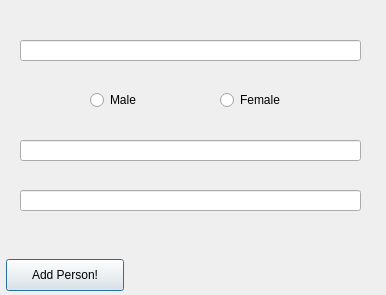
<?xml version="1.0" encoding="UTF-8"?>
<ui version="4.0">
 <class>AddPersonWindow</class>
 <widget class="QDialog" name="AddPersonWindow">
  <property name="geometry">
   <rect>
    <x>0</x>
    <y>0</y>
    <width>386</width>
    <height>295</height>
   </rect>
  </property>
  <property name="windowTitle">
   <string>Dialog</string>
  </property>
  <widget class="QLineEdit" name="lineFullname">
   <property name="geometry">
    <rect>
     <x>20</x>
     <y>40</y>
     <width>341</width>
     <height>21</height>
    </rect>
   </property>
  </widget>
  <widget class="QLineEdit" name="lineYearOfBirth">
   <property name="geometry">
    <rect>
     <x>20</x>
     <y>140</y>
     <width>341</width>
     <height>21</height>
    </rect>
   </property>
  </widget>
  <widget class="QLineEdit" name="lineYearOfDeath">
   <property name="geometry">
    <rect>
     <x>20</x>
     <y>190</y>
     <width>341</width>
     <height>21</height>
    </rect>
   </property>
  </widget>
  <widget class="QPushButton" name="AddPersonButton">
   <property name="geometry">
    <rect>
     <x>6</x>
     <y>259</y>
     <width>118</width>
     <height>32</height>
    </rect>
   </property>
   <property name="text">
    <string>Add Person!</string>
   </property>
  </widget>
  <widget class="QRadioButton" name="female_checkbox">
   <property name="geometry">
    <rect>
     <x>220</x>
     <y>90</y>
     <width>70</width>
     <height>20</height>
    </rect>
   </property>
   <property name="layoutDirection">
    <enum>Qt::LeftToRight</enum>
   </property>
   <property name="text">
    <string>Female</string>
   </property>
  </widget>
  <widget class="QRadioButton" name="male_checkbox">
   <property name="geometry">
    <rect>
     <x>90</x>
     <y>90</y>
     <width>55</width>
     <height>20</height>
    </rect>
   </property>
   <property name="text">
    <string>Male</string>
   </property>
  </widget>
 </widget>
 <resources/>
 <connections/>
</ui>
